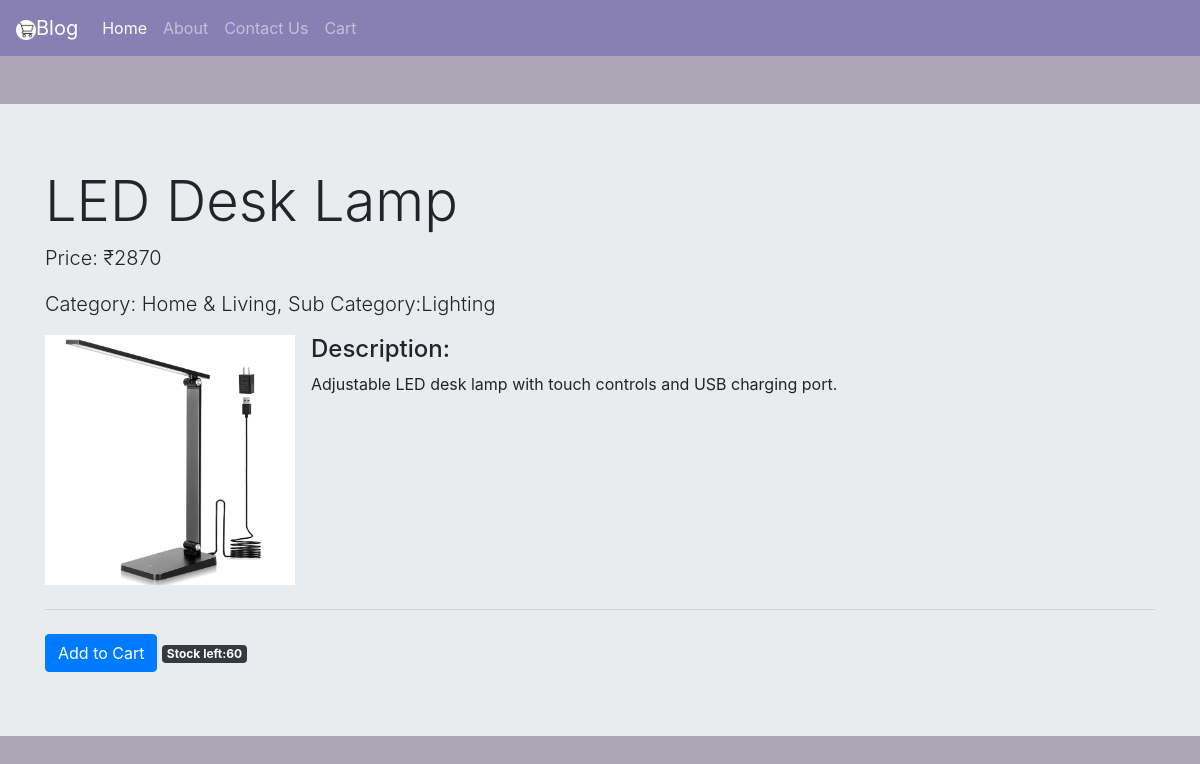
The app's page /product/17 with its own data.
### blog/models.py (models this page shows, shortened)
class Product(models.Model):
    product_name = models.CharField(max_length=50, default='')
    category = models.CharField(max_length=50, default='')
    sub_category = models.CharField(max_length=50, default='')
    price = models.IntegerField(validators=[MinValueValidator(0)])
    number_of_stock = models.IntegerField(validators=[MinValueValidator(0)])
    description = models.CharField(max_length=200, default='')
    published_date = models.DateField(default=datetime.date.today)
    image = models.FileField(upload_to='blog/images/', default='')

### blog/views.py (the view)
# urls.py: path('product/<int:myid>', views.prod, name='Product')
def prod(request, myid):
    product = Product.objects.filter(id=myid)
    param = {'product': product[0]}
    return render(request, 'blog/product.html', param)

### templates/blog/product.html (shortened to what this page needs)
{% extends "blog/basic.html" %}
{% block body %}
<div class="jumbotron jumbotron-fluid">
    <div class="container">
      <h1 class="display-4">{{product.product_name}}</h1>
      <p class="lead">Price: ₹{{product.price}}</p>
      <p class="lead">Category: {{product.category}}, Sub Category:{{product.sub_category}}</p>
      <div class="media">
        <img src="/media/{{product.image}}" class="align-self-center mr-3" height=250>
        <div class="media-body">
          <h4 class="mt-0">Description:</h4>
          <p>{{product.description}}</p>
        </div>
      </div>
      <hr class="my-4">
      <a class="btn btn-primary" href="#" role="button">Add to Cart</a>
      <span class="badge badge-dark">Stock left:{{product.number_of_stock}}</span>
    </div>
  </div>
{% endblock %}

### records on screen
Product: product_name "LED Desk Lamp", price "2870", category "Home & Living", sub_category "Lighting", image (picture), description "Adjustable LED desk lamp with touch controls and USB charging port.", number_of_stock "60"
